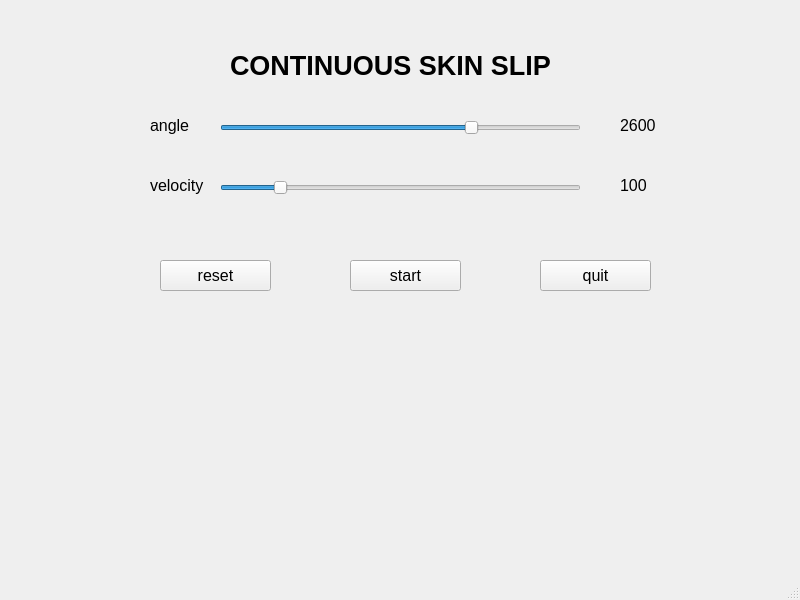
<?xml version="1.0" encoding="UTF-8"?>
<ui version="4.0">
 <class>FirstLayoutContinuousSkinSlipWindow</class>
 <widget class="QMainWindow" name="FirstLayoutContinuousSkinSlipWindow">
  <property name="geometry">
   <rect>
    <x>0</x>
    <y>0</y>
    <width>800</width>
    <height>600</height>
   </rect>
  </property>
  <property name="windowTitle">
   <string>MainWindow</string>
  </property>
  <widget class="QWidget" name="centralwidget">
   <widget class="QLabel" name="titleLabel">
    <property name="geometry">
     <rect>
      <x>230</x>
      <y>50</y>
      <width>351</width>
      <height>31</height>
     </rect>
    </property>
    <property name="font">
     <font>
      <family>Tahoma</family>
      <pointsize>20</pointsize>
      <weight>75</weight>
      <bold>true</bold>
     </font>
    </property>
    <property name="text">
     <string>CONTINUOUS SKIN SLIP</string>
    </property>
   </widget>
   <widget class="QLabel" name="angleLabel">
    <property name="geometry">
     <rect>
      <x>150</x>
      <y>110</y>
      <width>41</width>
      <height>31</height>
     </rect>
    </property>
    <property name="font">
     <font>
      <family>Tahoma</family>
      <pointsize>12</pointsize>
     </font>
    </property>
    <property name="text">
     <string>angle</string>
    </property>
   </widget>
   <widget class="QSlider" name="angleSlider">
    <property name="geometry">
     <rect>
      <x>220</x>
      <y>120</y>
      <width>361</width>
      <height>16</height>
     </rect>
    </property>
    <property name="minimum">
     <number>2194</number>
    </property>
    <property name="maximum">
     <number>2770</number>
    </property>
    <property name="value">
     <number>2600</number>
    </property>
    <property name="orientation">
     <enum>Qt::Horizontal</enum>
    </property>
   </widget>
   <widget class="QLabel" name="velocityLabel">
    <property name="geometry">
     <rect>
      <x>150</x>
      <y>170</y>
      <width>61</width>
      <height>31</height>
     </rect>
    </property>
    <property name="font">
     <font>
      <family>Tahoma</family>
      <pointsize>12</pointsize>
     </font>
    </property>
    <property name="text">
     <string>velocity</string>
    </property>
   </widget>
   <widget class="QSlider" name="velocitySlider">
    <property name="geometry">
     <rect>
      <x>220</x>
      <y>180</y>
      <width>361</width>
      <height>16</height>
     </rect>
    </property>
    <property name="minimum">
     <number>10</number>
    </property>
    <property name="maximum">
     <number>600</number>
    </property>
    <property name="value">
     <number>100</number>
    </property>
    <property name="orientation">
     <enum>Qt::Horizontal</enum>
    </property>
   </widget>
   <widget class="QLabel" name="angleVal">
    <property name="geometry">
     <rect>
      <x>620</x>
      <y>110</y>
      <width>41</width>
      <height>31</height>
     </rect>
    </property>
    <property name="font">
     <font>
      <family>Tahoma</family>
      <pointsize>12</pointsize>
     </font>
    </property>
    <property name="text">
     <string>2600</string>
    </property>
   </widget>
   <widget class="QLabel" name="velocityVal">
    <property name="geometry">
     <rect>
      <x>620</x>
      <y>170</y>
      <width>41</width>
      <height>31</height>
     </rect>
    </property>
    <property name="font">
     <font>
      <family>Tahoma</family>
      <pointsize>12</pointsize>
     </font>
    </property>
    <property name="text">
     <string>100</string>
    </property>
   </widget>
   <widget class="QPushButton" name="resetButton">
    <property name="geometry">
     <rect>
      <x>160</x>
      <y>260</y>
      <width>111</width>
      <height>31</height>
     </rect>
    </property>
    <property name="font">
     <font>
      <family>Tahoma</family>
      <pointsize>12</pointsize>
     </font>
    </property>
    <property name="text">
     <string>reset</string>
    </property>
   </widget>
   <widget class="QPushButton" name="startButton">
    <property name="geometry">
     <rect>
      <x>350</x>
      <y>260</y>
      <width>111</width>
      <height>31</height>
     </rect>
    </property>
    <property name="font">
     <font>
      <family>Tahoma</family>
      <pointsize>12</pointsize>
     </font>
    </property>
    <property name="text">
     <string>start</string>
    </property>
   </widget>
   <widget class="QPushButton" name="quitButton">
    <property name="geometry">
     <rect>
      <x>540</x>
      <y>260</y>
      <width>111</width>
      <height>31</height>
     </rect>
    </property>
    <property name="font">
     <font>
      <family>Tahoma</family>
      <pointsize>12</pointsize>
     </font>
    </property>
    <property name="text">
     <string>quit</string>
    </property>
   </widget>
  </widget>
  <widget class="QMenuBar" name="menubar">
   <property name="geometry">
    <rect>
     <x>0</x>
     <y>0</y>
     <width>800</width>
     <height>21</height>
    </rect>
   </property>
  </widget>
  <widget class="QStatusBar" name="statusbar"/>
 </widget>
 <resources/>
 <connections/>
</ui>
